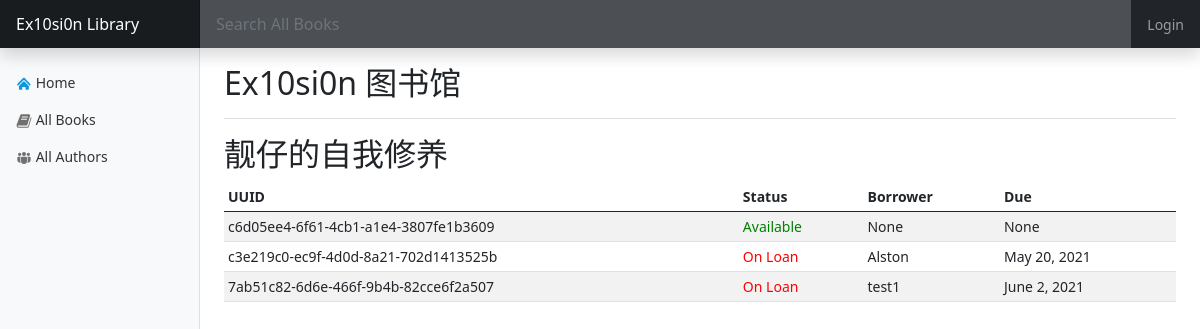
/library/book/2/, run on the app's committed database.
### library/models.py (models this page shows, shortened)
class Book(models.Model):
    title = models.CharField(max_length=200)
    author = models.ForeignKey(Author, on_delete=models.CASCADE, null=False)
    summary = models.CharField(max_length=500)
    ISBN = models.CharField(max_length=20)

class BookCopies(models.Model):
    id = models.UUIDField(primary_key=True, default=uuid.uuid4, help_text='Unique Id for this book across whole library')
    book = models.ForeignKey('Book', on_delete=models.PROTECT)
    due_back = models.DateField(null=True, blank=True)
    borrower = models.ForeignKey(settings.AUTH_USER_MODEL, on_delete=models.SET_NULL, null=True, blank=True)
    LOAN_STATUS = (
        ('m', 'Maintenance'),
        ('o', 'On loan'),
        ('a', 'Available'),
        ('r', 'Reserved'),
    )
    status = models.CharField(
        max_length=1,
        choices=LOAN_STATUS,
        blank=True,
        default='m',
        help_text='Book availability',
    )
    class Meta:
        ordering = ['due_back']

### library/views.py (the view)
# urls.py: path('book/<int:pk>/', views.BookDetailView.as_view(), name='book_detail'),
class BookDetailView(DetailView):
    model = Book   # FK -> BookCopies
    template_name = 'book.html'

### templates/book.html (shortened to what this page needs)
{% extends 'base.html' %}
{% block MainContainer %}
        <h2>{{ book.title }}</h2>
        <div class="table-responsive">
            <table class="table table-striped table-sm">
                <thead>
                <tr>
                    <th>UUID</th>
                    <th>Status</th>
                    <th>Borrower</th>
                    <th>Due</th>
                </tr>
                </thead>
                <tbody>
                {% for copy in book.bookcopies_set.all %}
                    <tr>
                        <td>{{ copy.id }}</td>
                        {% if copy.status == 'o' %}
                            <td style="color: red">On Loan</td>
                        {% endif %}
                        {% if copy.status == 'a' %}
                            <td style="color:green">Available</td>
                        {% endif %}
                        <td>{{ copy.borrower }}</td>
                        <td>{{ copy.due_back }}</td>
                    </tr>
                {% endfor %}
                </tbody>
            </table>
        </div>
{% endblock %}

### templates/base.html (style rules this page uses)
body { font-size: 0.875rem; }

### data on the page
Book: title "靓仔的自我修养"
BookCopies: id "c6d05ee4-6f61-4cb1-a1e4-3807fe1b3609", status "Available", borrower "None", due_back "None"
BookCopies: id "c3e219c0-ec9f-4d0d-8a21-702d1413525b", status "On Loan", borrower "Alston", due_back "May 20, 2021"
BookCopies: id "7ab51c82-6d6e-466f-9b4b-82cce6f2a507", status "On Loan", borrower "test1", due_back "June 2, 2021"
